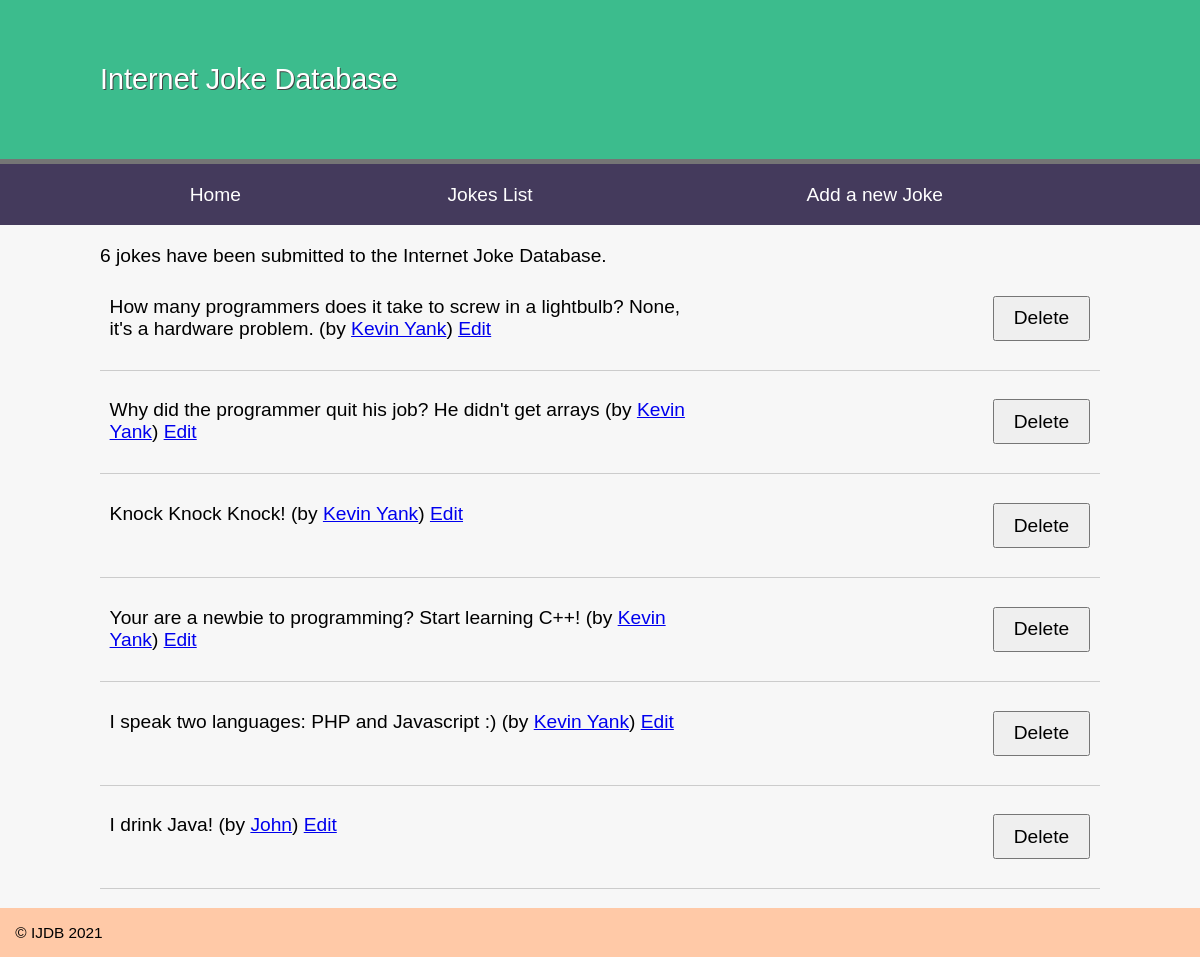
/struct2_gen_func_save_array/public/jokes.php, run on an earlier commit of the app's database.
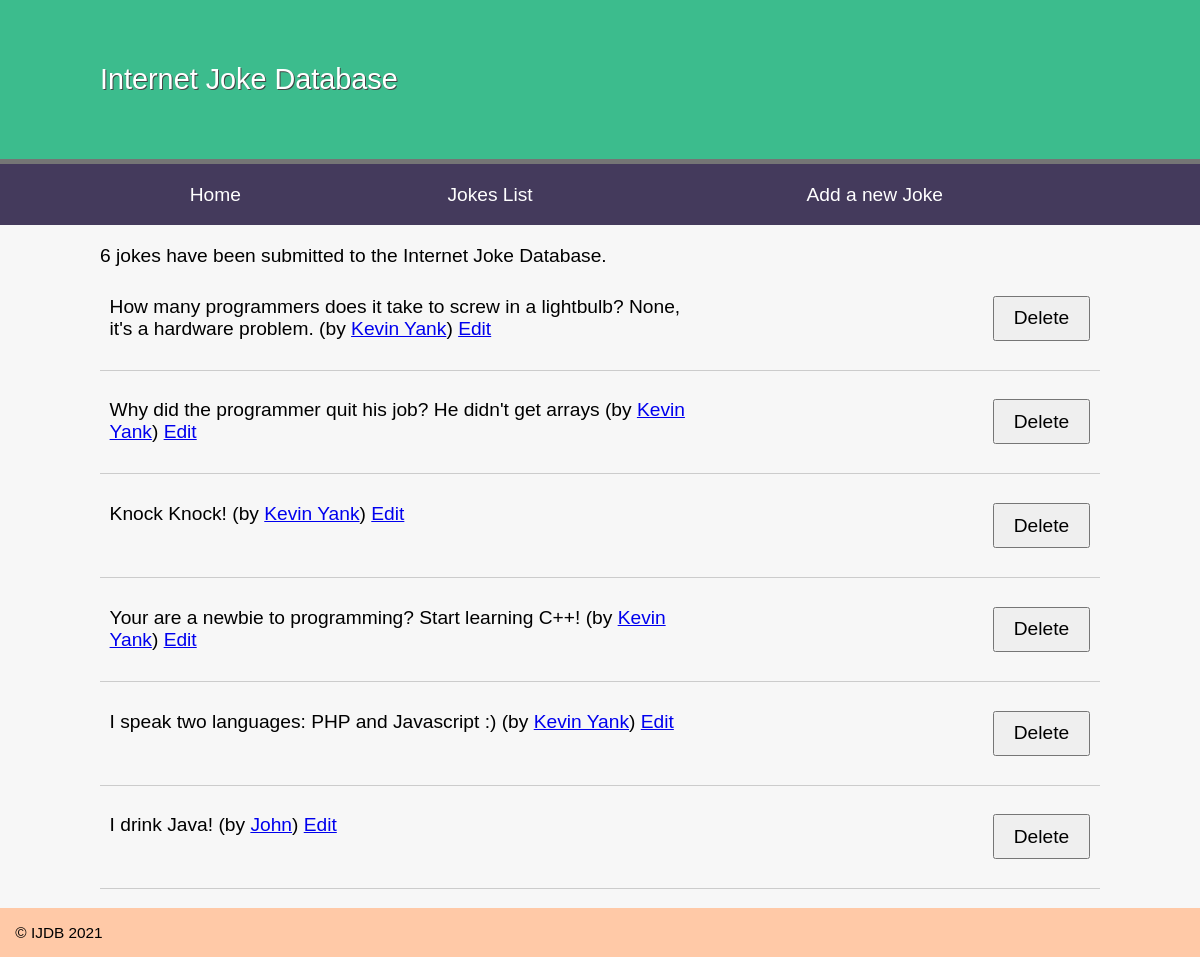
And on a later commit of the database.
### tables this page shows
CREATE TABLE `joke` (
  `id` int(11) NOT NULL AUTO_INCREMENT,
  `joketext` text DEFAULT NULL,
  `jokedate` date NOT NULL,
  `authorid` int(11) DEFAULT NULL,
  PRIMARY KEY (`id`)
);

### struct2_gen_func_save_array/public/jokes.php (called while the page is built, shortened)
<?php
try {
        include __DIR__ . '/../includes/DatabaseConnection.php';
        include __DIR__ . '/../includes/DatabaseFunctions.php';
        $result = findAll($pdo, 'joke');
        $jokes = [];
        foreach ($result as $joke) {
                $author = find($pdo, 'author', 'id', $joke['authorid'])[0];
                $jokes[] = [
                        'id' => $joke['id'],
                        'joketext' => $joke['joketext'],
                        'jokedate' => $joke['jokedate'],
                        'name' => $author['name'],
                        'email' => $author['email']
                ];
        }
        $totalJokes = total($pdo, 'joke');
        include  __DIR__ . '/../templates/jokes.html.php';
} catch (PDOException $e) {
        $title = 'An error has occurred';
        $output = 'Database error: ' . $e->getMessage() . ' in ' .
        $e->getFile() . ':' . $e->getLine();
}
include  __DIR__ . '/../templates/layout.html.php';

### struct2_gen_func_save_array/includes/DatabaseFunctions.php (called while the page is built, shortened)
<?php
function find($pdo, $table, $field, $value) {
	$query = 'SELECT * FROM `' . $table . '` WHERE `' . $field . '` = :value';
	$values = [
		'value' => $value
	];
	$stmt = $pdo->prepare($query);
	$stmt->execute($values);
	return $stmt->fetchAll();
}
function findAll($pdo, $table) {
	$stmt = $pdo->prepare('SELECT * FROM `' . $table . '`');
		$stmt->execute();
	return $stmt->fetchAll();
}
function total($pdo, $table) {
	$stmt = $pdo->prepare('SELECT COUNT(*) FROM `' . $table . '`');
		$stmt->execute();
	$row = $stmt->fetch();
	return $row[0];
}

### struct2_gen_func_save_array/templates/jokes.html.php (the view, shortened to what this page needs)
<p><?=$totalJokes?> jokes have been submitted to the Internet Joke Database.</p>
<?php foreach ($jokes as $joke): ?>
<blockquote>
  <p>
  <?=htmlspecialchars($joke['joketext'], ENT_QUOTES, 'UTF-8')?>
  (by <a href="mailto:<?=htmlspecialchars($joke['email'], ENT_QUOTES,'UTF-8'); ?>"><?=htmlspecialchars($joke['name'],ENT_QUOTES, 'UTF-8'); ?></a>)
  <a href="editjoke.php?id=<?=$joke['id']?>">Edit</a>
  <form action="deletejoke.php" method="post">
    <input type="submit" value="Delete">
  </form>
  </p>
</blockquote>
<?php endforeach; ?>

What changed in the data, as far as the page shows it:
changed joke: joketext "Knock Knock Knock!" → "Knock Knock!"
